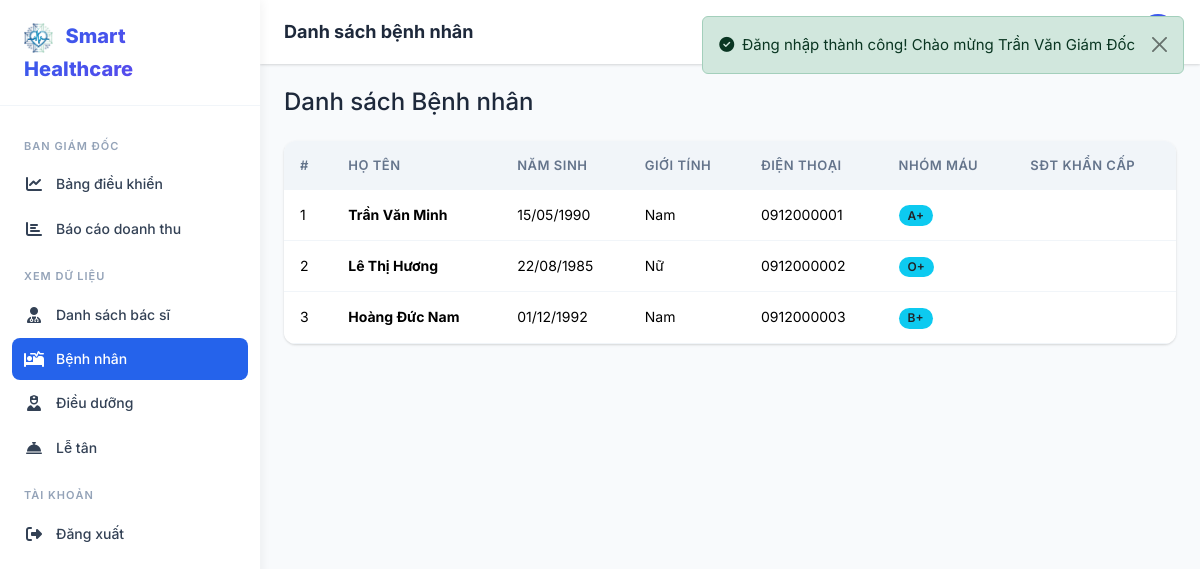
The app's page /director/patients (signed in) with its own data.
### tables this page shows
CREATE TABLE patients (
    id INT AUTO_INCREMENT PRIMARY KEY,
    user_id INT NOT NULL UNIQUE,
    date_of_birth DATE DEFAULT NULL,
    gender ENUM('male','female','other') DEFAULT NULL,
    address TEXT DEFAULT NULL,
    blood_type VARCHAR(5) DEFAULT NULL,
    allergies TEXT DEFAULT NULL,
    insurance_number VARCHAR(50) DEFAULT NULL,
    emergency_contact VARCHAR(255) DEFAULT NULL,
    created_at TIMESTAMP DEFAULT CURRENT_TIMESTAMP,
    updated_at TIMESTAMP DEFAULT CURRENT_TIMESTAMP ON UPDATE CURRENT_TIMESTAMP,
    FOREIGN KEY (user_id) REFERENCES users(id) ON DELETE CASCADE
);

CREATE TABLE users (
    id INT AUTO_INCREMENT PRIMARY KEY,
    role_id INT NOT NULL,
    email VARCHAR(255) NOT NULL UNIQUE,
    password VARCHAR(255) NOT NULL,
    full_name VARCHAR(255) NOT NULL,
    phone VARCHAR(20) DEFAULT NULL,
    avatar VARCHAR(500) DEFAULT NULL,
    status ENUM('active','inactive','banned') DEFAULT 'active',
    created_at TIMESTAMP DEFAULT CURRENT_TIMESTAMP,
    updated_at TIMESTAMP DEFAULT CURRENT_TIMESTAMP ON UPDATE CURRENT_TIMESTAMP,
    INDEX idx_users_email (email),
    INDEX idx_users_role (role_id),
    INDEX idx_users_status (status),
    FOREIGN KEY (role_id) REFERENCES roles(id) ON DELETE RESTRICT
);

### app/controllers/DirectorController.php (called while the page is built, shortened)
<?php
class DirectorController extends Controller
{
    public function patients(): void
    {
        $this->view('director/patients', [
            'title'    => 'Danh sách bệnh nhân',
            'patients' => (new Patient())->allWithUser(),
        ], 'dashboard');
    }
}

### public/index.php (called while the page is built, shortened)
<?php
require_once APP_PATH . '/helpers/functions.php';
$url = isset($_GET['url']) ? rtrim($_GET['url'], '/') : '';
$router = new Router();
$router->dispatch($url);

### app/core/Model.php (called while the page is built, shortened)
<?php
class Model
{
    protected static ?PDO $db = null;
    public static function setDatabase(PDO $pdo): void
    {
        self::$db = $pdo;
    }
    protected function db(): PDO
    {
        return self::$db;
    }
    public function query(string $sql, array $params = []): array
    {
        $stmt = $this->db()->prepare($sql);
        $stmt->execute($params);
        return $stmt->fetchAll();
    }
}

### app/models/Patient.php (called while the page is built, shortened)
<?php
class Patient extends Model
{
    public function allWithUser(): array
    {
        return $this->query(
            "SELECT p.*, u.email, u.full_name, u.phone, u.avatar, u.status
             FROM patients p JOIN users u ON p.user_id = u.id
             ORDER BY p.created_at DESC"
        );
    }
}

### app/helpers/functions.php (called while the page is built, shortened)
<?php
function e(?string $value): string
{
    return htmlspecialchars($value ?? '', ENT_QUOTES, 'UTF-8');
}

### app/views/director/patients.php (the view, shortened to what this page needs)
<div class="d-flex justify-content-between align-items-center mb-4">
    <h4 class="mb-0">Danh sách Bệnh nhân</h4>
</div>
<div class="table-custom">
    <div class="table-responsive">
        <table class="table">
            <thead><tr><th>#</th><th>Họ tên</th><th>Năm sinh</th><th>Giới tính</th><th>Điện thoại</th><th>Nhóm máu</th><th>SĐT Khẩn cấp</th></tr></thead>
            <tbody>
                <?php foreach ($patients as $i => $p): ?>
                <tr>
                    <td><?= $i + 1 ?></td>
                    <td><strong><?= e($p['full_name']) ?></strong></td>
                    <td><?= $p['date_of_birth'] ? date('d/m/Y', strtotime($p['date_of_birth'])) : '' ?></td>
                    <td><?= $p['gender'] === 'male' ? 'Nam' : ($p['gender'] === 'female' ? 'Nữ' : 'Khác') ?></td>
                    <td><?= e($p['phone'] ?? '') ?></td>
                    <td><span class="badge bg-info text-dark"><?= e($p['blood_type'] ?? 'N/A') ?></span></td>
                    <td><?= e($p['emergency_contact'] ?? '') ?></td>
                </tr>
                <?php endforeach; ?>
            </tbody>
        </table>
    </div>
</div>

### app/core/Router.php (shortened to what this page needs)
<?php
class Router
{
    private array $routes = [];
    private function addRoute(string $method, string $uri, string $action): void
    {
        $pattern = preg_replace('/\{([a-zA-Z_]+)\}/', '(?P<$1>[^/]+)', $uri);
        $pattern = '#^' . $pattern . '$#';
        $this->routes[] = [
            'method'  => $method,
            'pattern' => $pattern,
            'action'  => $action,
        ];
    }
    public function dispatch(string $url): void
    {
        $method = $_SERVER['REQUEST_METHOD'];
        foreach ($this->routes as $route) {
            if ($route['method'] !== $method) continue;
            if (preg_match($route['pattern'], $url, $matches)) {
                $params = array_filter($matches, 'is_string', ARRAY_FILTER_USE_KEY);
                [$controllerName, $actionName] = explode('@', $route['action']);
                $controller = new $controllerName();
                call_user_func_array([$controller, $actionName], $params);
                return;
            }
        }
    }
}

### assets/css/style.css (style rules this page uses)
:root { --primary: #2563eb; --primary-dark: #1d4ed8; --primary-light: #dbeafe; --accent: #10b981; --accent-dark: #059669; --danger: #ef4444; --warning: #f59e0b; --info: #06b6d4; --dark: #1e293b; --dark-2: #334155; --gray: #64748b; --gray-light: #94a3b8; --light: #f1f5f9; --lighter: #f8fafc; --white: #ffffff; --shadow: 0 1px 3px rgba(0,0,0,.1), 0 1px 2px rgba(0,0,0,.06); --shadow-md: 0 4px 6px rgba(0,0,0,.07), 0 2px 4px rgba(0,0,0,.06); --shadow-lg: 0 10px 15px rgba(0,0,0,.1), 0 4px 6px rgba(0,0,0,.05); --radius: 0.75rem; --radius-sm: 0.5rem; --sidebar-width: 260px; --topbar-height: 64px; --transition: all 0.3s ease; --font: 'Inter', -apple-system, BlinkMacSystemFont, sans-serif; --gradient-primary: linear-gradient(135deg, #2563eb 0%, #7c3aed 100%); --gradient-accent: linear-gradient(135deg, #10b981 0%, #06b6d4 100%); --gradient-hero: linear-gradient(135deg, #1e3a8a 0%, #7c3aed 50%, #2563eb 100%); }
* { margin: 0; padding: 0; box-sizing: border-box; }
body { font-family: var(--font); font-size: 0.9375rem; color: var(--dark); background: var(--lighter); line-height: 1.6; -webkit-font-smoothing: antialiased; }
.table-custom { border-radius: var(--radius); overflow: hidden; box-shadow: var(--shadow); background: var(--white); }
.table-custom .table { margin: 0; }
.table-custom .table thead th { background: var(--light); font-weight: 600; font-size: 0.8125rem; text-transform: uppercase; letter-spacing: 0.5px; color: var(--gray); border: none; padding: 0.875rem 1rem; }
.table-custom .table td { padding: 0.875rem 1rem; vertical-align: middle; border-color: var(--light); font-size: 0.875rem; }
.badge { font-weight: 600; font-size: 0.75rem; padding: 0.35em 0.75em; border-radius: 50px; }

### records on screen
patients: user.full_name "Trần Văn Minh", date_of_birth "15/05/1990", gender "Nam", user.phone "0912000001", blood_type "A+"
patients: user.full_name "Lê Thị Hương", date_of_birth "22/08/1985", gender "Nữ", user.phone "0912000002", blood_type "O+"
patients: user.full_name "Hoàng Đức Nam", date_of_birth "01/12/1992", gender "Nam", user.phone "0912000003", blood_type "B+"
